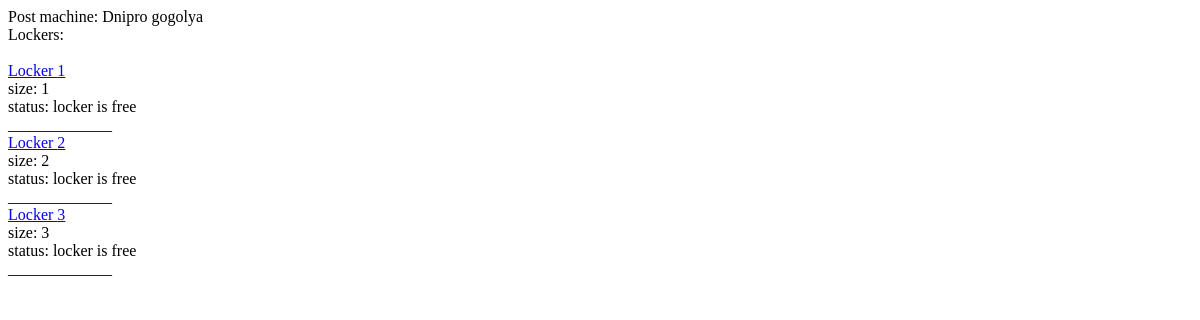
The app's page /post_machine/1/1/, older data.
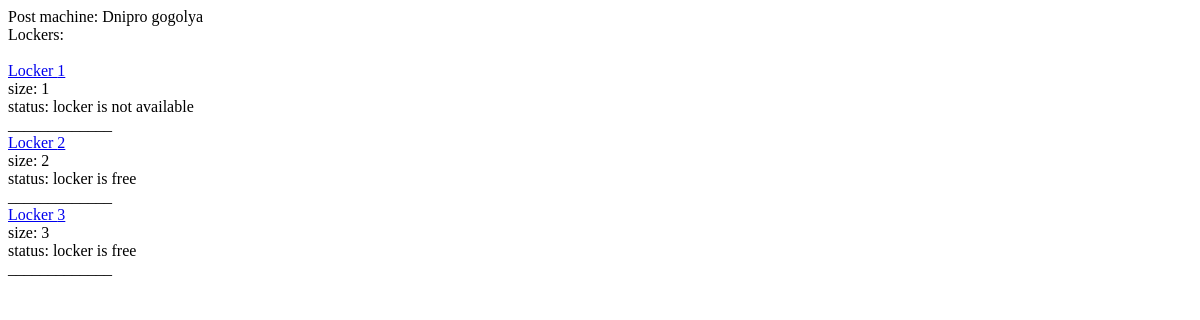
The same page, newer data.
### post_machine/models.py (models this page shows, shortened)
class Locker(models.Model):
    size = models.IntegerField()
    post_machine = models.ForeignKey(PostMachine, on_delete=models.CASCADE)
    status = models.BooleanField(default=False)

### post_machine/views.py (the view)
# urls.py: path('<int:post_machine_id>/<int:locker_id>/', post_machine.views.locker_one_post_machine_view)
def locker_one_post_machine_view(request, post_machine_id, locker_id):
    one_postmachine = models.PostMachine.objects.get(id=post_machine_id)
    lockers = one_postmachine.locker_set.all()
    one_locker = models.Locker.objects.get(id=locker_id)
    return render(request, 'locker.html',
                  context={'one_locker': one_locker,
                           'one_post_machine': post_machine_id,
                           'lockers': lockers,
                           'one_postmachine': one_postmachine})

### templates/locker.html (shortened to what this page needs)
<!DOCTYPE html>
<html lang="en">
<head>
</head>
<body>
Post machine: {{ one_postmachine.city }} {{ one_postmachine.address }} <br>
Lockers:
<br>
<br>
{% for one_locker in lockers %}
    <a href="/post_machine/{{ one_post_machine }}/{{ one_locker.pk }}/" > Locker {{ one_locker.pk }}</a>
    <br>
    size: {{ one_locker.size }} <br>
    status:
    {% if one_locker.status == True %}
        locker is free
    {% else %}
        locker is not available
    {% endif %}
    <br>
    _____________
    <br>
{% endfor %}
</body>
</html>

Row changes from the older to the newer data that the page shows:
changed Locker id 1: status "locker is free" → "locker is not available"
